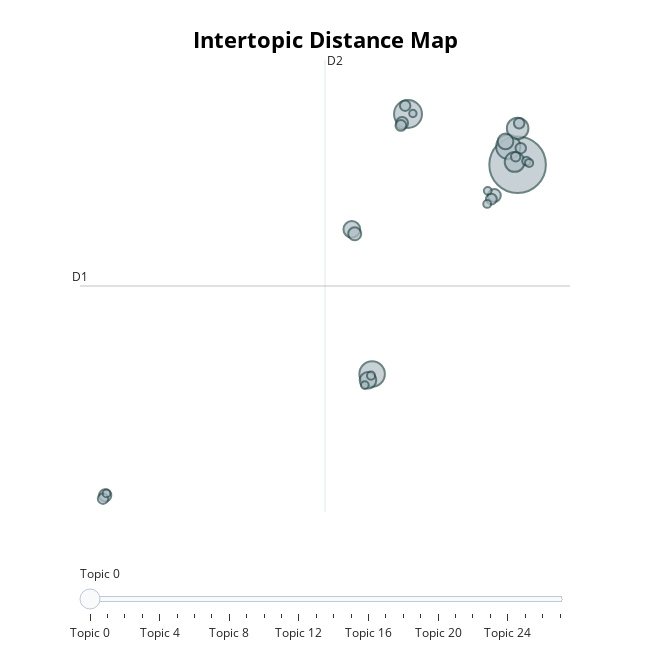

The notebook cell this image was saved under:
### Code cell
model.visualize_topics()

### Figure 1 — Plotly figure (JSON) as saved in the notebook; plotly's stock layout.template omitted (floating-point values rounded to 4 significant figures)
{"data": [{"customdata": [[0, "shapes | saw | colours | light | patterns", 585], [1, "peace | space | time | world | universe", 143], [2, "music | sound | sounds | relaxed | relaxing", 119], [3, "dream | machine | dreamachine | time | asleep", 107], [4, "red | colours | blue | green | saw", 85], [5, "music | patterns | colours | red | shapes", 72], [6, "kaleidoscope | colours | colour | patterns | chaotic", 51], [7, "relaxing | relaxed | chilled | stimulating | recommend", 50], [8, "psychedelic | drugs | taken | drug | mushrooms", 45], [9, "kaleidoscope | mainly | colour | centre | appeared", 31], [10, "blue | green | bright | yellow | purple", 30], [11, "eating | anxious | meat | feel | relaxed", 27], [12, "body | space | though | feeling | plug", 26], [13, "unknown | floating | hyperspace | particles | free", 21], [14, "pupil | eye | stars | star | blue", 21], [15, "taster | session | complementary | colours | minutes", 20], [16, "asleep | relaxed | slept | nodded | fell", 20], [17, "spirals | spiral | spiralling | revolving | rainbow", 20], [18, "happy | mum | love | joy | family", 20], [19, "relaxing | designs | overall | shapes | images", 16], [20, "sign | flashing | warmth | backpack | distract", 13], [21, "relaxing | lovely | time | stop | aware", 12], [22, "mask | strobe | lights | eye | intense", 12], [23, "mind | possible | thinking | opened | meditation", 11], [24, "music | undergo | treatment | spa | aura", 11], [25, "organic | primordial | returning | stars | giving", 11], [26, "system | orange | grid | saw | solar", 11], [27, "beyond | universe | death | travelling | infinity", 10]], "hovertemplate": "<b>Topic %{customdata[0]}</b><br>%{customdata[1]}<br>Size: %{customdata[2]}", "legendgroup": "", "marker": {"color": "#B0BEC5", "line": {"color": "DarkSlateGrey", "width": 2}, "size": [585, 143, 119, 107, 85, 72, 51, 50, 45, 31, 30, 27, 26, 21, 21, 20, 20, 20, 20, 16, 13, 12, 12, 11, 11, 11, 11, 10], "sizemode": "area", "sizeref": 0.3656, "symbol": "circle"}, "mode": "markers", "name": "", "orientation": "v", "showlegend": false, "type": "scatter", "x": [17.94, 10.41, 7.942, 17.3, 17.95, 17.74, 6.547, 7.657, 17.11, 6.744, 16.35, -10.41, 10.0, 9.92, 16.14, 18.05, -10.56, 18.16, 10.21, 17.81, 18.55, 7.869, 18.74, -10.32, 7.441, 15.89, 15.85, 10.74], "xaxis": "x", "y": [11.09, 13.39, 1.627, 11.91, 12.74, 11.22, 8.169, 1.341, 12.15, 7.972, 9.708, -3.863, 12.98, 12.87, 9.542, 12.97, -4.013, 11.84, 13.77, 11.45, 11.26, 1.553, 11.18, -3.773, 1.126, 9.914, 9.321, 13.41], "yaxis": "y"}], "layout": {"annotations": [{"showarrow": false, "text": "D1", "x": -12.14, "y": 5.609, "yshift": 10}, {"showarrow": false, "text": "D2", "x": 4.703, "xshift": 10, "y": 15.83}], "height": 650, "hoverlabel": {"bgcolor": "white", "font": {"family": "Rockwell", "size": 16}}, "legend": {"itemsizing": "constant", "tracegroupgap": 0}, "margin": {"t": 60}, "shapes": [{"line": {"color": "#CFD8DC", "width": 2}, "type": "line", "x0": 4.703, "x1": 4.703, "y0": -4.615, "y1": 15.83}, {"line": {"color": "#9E9E9E", "width": 2}, "type": "line", "x0": -12.14, "x1": 21.55, "y0": 5.609, "y1": 5.609}], "sliders": [{"active": 0, "pad": {"t": 50}, "steps": [{"args": [{"marker.color": [["red", "#B0BEC5", "#B0BEC5", "#B0BEC5", "#B0BEC5", "#B0BEC5", "#B0BEC5", "#B0BEC5", "#B0BEC5", "#B0BEC5", "#B0BEC5", "#B0BEC5", "#B0BEC5", "#B0BEC5", "#B0BEC5", "#B0BEC5", "#B0BEC5", "#B0BEC5", "#B0BEC5", "#B0BEC5", "#B0BEC5", "#B0BEC5", "#B0BEC5", "#B0BEC5", "#B0BEC5", "#B0BEC5", "#B0BEC5", "#B0BEC5"]]}], "label": "Topic 0", "method": "update"}, {"args": [{"marker.color": [["#B0BEC5", "red", "#B0BEC5", "#B0BEC5", "#B0BEC5", "#B0BEC5", "#B0BEC5", "#B0BEC5", "#B0BEC5", "#B0BEC5", "#B0BEC5", "#B0BEC5", "#B0BEC5", "#B0BEC5", "#B0BEC5", "#B0BEC5", "#B0BEC5", "#B0BEC5", "#B0BEC5", "#B0BEC5", "#B0BEC5", "#B0BEC5", "#B0BEC5", "#B0BEC5", "#B0BEC5", "#B0BEC5", "#B0BEC5", "#B0BEC5"]]}], "label": "Topic 1", "method": "update"}, {"args": [{"marker.color": [["#B0BEC5", "#B0BEC5", "red", "#B0BEC5", "#B0BEC5", "#B0BEC5", "#B0BEC5", "#B0BEC5", "#B0BEC5", "#B0BEC5", "#B0BEC5", "#B0BEC5", "#B0BEC5", "#B0BEC5", "#B0BEC5", "#B0BEC5", "#B0BEC5", "#B0BEC5", "#B0BEC5", "#B0BEC5", "#B0BEC5", "#B0BEC5", "#B0BEC5", "#B0BEC5", "#B0BEC5", "#B0BEC5", "#B0BEC5", "#B0BEC5"]]}], "label": "Topic 2", "method": "update"}, {"args": [{"marker.color": [["#B0BEC5", "#B0BEC5", "#B0BEC5", "red", "#B0BEC5", "#B0BEC5", "#B0BEC5", "#B0BEC5", "#B0BEC5", "#B0BEC5", "#B0BEC5", "#B0BEC5", "#B0BEC5", "#B0BEC5", "#B0BEC5", "#B0BEC5", "#B0BEC5", "#B0BEC5", "#B0BEC5", "#B0BEC5", "#B0BEC5", "#B0BEC5", "#B0BEC5", "#B0BEC5", "#B0BEC5", "#B0BEC5", "#B0BEC5", "#B0BEC5"]]}], "label": "Topic 3", "method": "update"}, {"args": [{"marker.color": [["#B0BEC5", "#B0BEC5", "#B0BEC5", "#B0BEC5", "red", "#B0BEC5", "#B0BEC5", "#B0BEC5", "#B0BEC5", "#B0BEC5", "#B0BEC5", "#B0BEC5", "#B0BEC5", "#B0BEC5", "#B0BEC5", "#B0BEC5", "#B0BEC5", "#B0BEC5", "#B0BEC5", "#B0BEC5", "#B0BEC5", "#B0BEC5", "#B0BEC5", "#B0BEC5", "#B0BEC5", "#B0BEC5", "#B0BEC5", "#B0BEC5"]]}], "label": "Topic 4", "method": "update"}, {"args": [{"marker.color": [["#B0BEC5", "#B0BEC5", "#B0BEC5", "#B0BEC5", "#B0BEC5", "red", "#B0BEC5", "#B0BEC5", "#B0BEC5", "#B0BEC5", "#B0BEC5", "#B0BEC5", "#B0BEC5", "#B0BEC5", "#B0BEC5", "#B0BEC5", "#B0BEC5", "#B0BEC5", "#B0BEC5", "#B0BEC5", "#B0BEC5", "#B0BEC5", "#B0BEC5", "#B0BEC5", "#B0BEC5", "#B0BEC5", "#B0BEC5", "#B0BEC5"]]}], "label": "Topic 5", "method": "update"}, {"args": [{"marker.color": [["#B0BEC5", "#B0BEC5", "#B0BEC5", "#B0BEC5", "#B0BEC5", "#B0BEC5", "red", "#B0BEC5", "#B0BEC5", "#B0BEC5", "#B0BEC5", "#B0BEC5", "#B0BEC5", "#B0BEC5", "#B0BEC5", "#B0BEC5", "#B0BEC5", "#B0BEC5", "#B0BEC5", "#B0BEC5", "#B0BEC5", "#B0BEC5", "#B0BEC5", "#B0BEC5", "#B0BEC5", "#B0BEC5", "#B0BEC5", "#B0BEC5"]]}], "label": "Topic 6", "method": "update"}, {"args": [{"marker.color": [["#B0BEC5", "#B0BEC5", "#B0BEC5", "#B0BEC5", "#B0BEC5", "#B0BEC5", "#B0BEC5", "red", "#B0BEC5", "#B0BEC5", "#B0BEC5", "#B0BEC5", "#B0BEC5", "#B0BEC5", "#B0BEC5", "#B0BEC5", "#B0BEC5", "#B0BEC5", "#B0BEC5", "#B0BEC5", "#B0BEC5", "#B0BEC5", "#B0BEC5", "#B0BEC5", "#B0BEC5", "#B0BEC5", "#B0BEC5", "#B0BEC5"]]}], "label": "Topic 7", "method": "update"}, {"args": [{"marker.color": [["#B0BEC5", "#B0BEC5", "#B0BEC5", "#B0BEC5", "#B0BEC5", "#B0BEC5", "#B0BEC5", "#B0BEC5", "red", "#B0BEC5", "#B0BEC5", "#B0BEC5", "#B0BEC5", "#B0BEC5", "#B0BEC5", "#B0BEC5", "#B0BEC5", "#B0BEC5", "#B0BEC5", "#B0BEC5", "#B0BEC5", "#B0BEC5", "#B0BEC5", "#B0BEC5", "#B0BEC5", "#B0BEC5", "#B0BEC5", "#B0BEC5"]]}], "label": "Topic 8", "method": "update"}, {"args": [{"marker.color": [["#B0BEC5", "#B0BEC5", "#B0BEC5", "#B0BEC5", "#B0BEC5", "#B0BEC5", "#B0BEC5", "#B0BEC5", "#B0BEC5", "red", "#B0BEC5", "#B0BEC5", "#B0BEC5", "#B0BEC5", "#B0BEC5", "#B0BEC5", "#B0BEC5", "#B0BEC5", "#B0BEC5", "#B0BEC5", "#B0BEC5", "#B0BEC5", "#B0BEC5", "#B0BEC5", "#B0BEC5", "#B0BEC5", "#B0BEC5", "#B0BEC5"]]}], "label": "Topic 9", "method": "update"}, {"args": [{"marker.color": [["#B0BEC5", "#B0BEC5", "#B0BEC5", "#B0BEC5", "#B0BEC5", "#B0BEC5", "#B0BEC5", "#B0BEC5", "#B0BEC5", "#B0BEC5", "red", "#B0BEC5", "#B0BEC5", "#B0BEC5", "#B0BEC5", "#B0BEC5", "#B0BEC5", "#B0BEC5", "#B0BEC5", "#B0BEC5", "#B0BEC5", "#B0BEC5", "#B0BEC5", "#B0BEC5", "#B0BEC5", "#B0BEC5", "#B0BEC5", "#B0BEC5"]]}], "label": "Topic 10", "method": "update"}, {"args": [{"marker.color": [["#B0BEC5", "#B0BEC5", "#B0BEC5", "#B0BEC5", "#B0BEC5", "#B0BEC5", "#B0BEC5", "#B0BEC5", "#B0BEC5", "#B0BEC5", "#B0BEC5", "red", "#B0BEC5", "#B0BEC5", "#B0BEC5", "#B0BEC5", "#B0BEC5", "#B0BEC5", "#B0BEC5", "#B0BEC5", "#B0BEC5", "#B0BEC5", "#B0BEC5", "#B0BEC5", "#B0BEC5", "#B0BEC5", "#B0BEC5", "#B0BEC5"]]}], "label": "Topic 11", "method": "update"}, {"args": [{"marker.color": [["#B0BEC5", "#B0BEC5", "#B0BEC5", "#B0BEC5", "#B0BEC5", "#B0BEC5", "#B0BEC5", "#B0BEC5", "#B0BEC5", "#B0BEC5", "#B0BEC5", "#B0BEC5", "red", "#B0BEC5", "#B0BEC5", "#B0BEC5", "#B0BEC5", "#B0BEC5", "#B0BEC5", "#B0BEC5", "#B0BEC5", "#B0BEC5", "#B0BEC5", "#B0BEC5", "#B0BEC5", "#B0BEC5", "#B0BEC5", "#B0BEC5"]]}], "label": "Topic 12", "method": "update"}, {"args": [{"marker.color": [["#B0BEC5", "#B0BEC5", "#B0BEC5", "#B0BEC5", "#B0BEC5", "#B0BEC5", "#B0BEC5", "#B0BEC5", "#B0BEC5", "#B0BEC5", "#B0BEC5", "#B0BEC5", "#B0BEC5", "red", "#B0BEC5", "#B0BEC5", "#B0BEC5", "#B0BEC5", "#B0BEC5", "#B0BEC5", "#B0BEC5", "#B0BEC5", "#B0BEC5", "#B0BEC5", "#B0BEC5", "#B0BEC5", "#B0BEC5", "#B0BEC5"]]}], "label": "Topic 13", "method": "update"}, {"args": [{"marker.color": [["#B0BEC5", "#B0BEC5", "#B0BEC5", "#B0BEC5", "#B0BEC5", "#B0BEC5", "#B0BEC5", "#B0BEC5", "#B0BEC5", "#B0BEC5", "#B0BEC5", "#B0BEC5", "#B0BEC5", "#B0BEC5", "red", "#B0BEC5", "#B0BEC5", "#B0BEC5", "#B0BEC5", "#B0BEC5", "#B0BEC5", "#B0BEC5", "#B0BEC5", "#B0BEC5", "#B0BEC5", "#B0BEC5", "#B0BEC5", "#B0BEC5"]]}], "label": "Topic 14", "method": "update"}, {"args": [{"marker.color": [["#B0BEC5", "#B0BEC5", "#B0BEC5", "#B0BEC5", "#B0BEC5", "#B0BEC5", "#B0BEC5", "#B0BEC5", "#B0BEC5", "#B0BEC5", "#B0BEC5", "#B0BEC5", "#B0BEC5", "#B0BEC5", "#B0BEC5", "red", "#B0BEC5", "#B0BEC5", "#B0BEC5", "#B0BEC5", "#B0BEC5", "#B0BEC5", "#B0BEC5", "#B0BEC5", "#B0BEC5", "#B0BEC5", "#B0BEC5", "#B0BEC5"]]}], "label": "Topic 15", "method": "update"}, {"args": [{"marker.color": [["#B0BEC5", "#B0BEC5", "#B0BEC5", "#B0BEC5", "#B0BEC5", "#B0BEC5", "#B0BEC5", "#B0BEC5", "#B0BEC5", "#B0BEC5", "#B0BEC5", "#B0BEC5", "#B0BEC5", "#B0BEC5", "#B0BEC5", "#B0BEC5", "red", "#B0BEC5", "#B0BEC5", "#B0BEC5", "#B0BEC5", "#B0BEC5", "#B0BEC5", "#B0BEC5", "#B0BEC5", "#B0BEC5", "#B0BEC5", "#B0BEC5"]]}], "label": "Topic 16", "method": "update"}, {"args": [{"marker.color": [["#B0BEC5", "#B0BEC5", "#B0BEC5", "#B0BEC5", "#B0BEC5", "#B0BEC5", "#B0BEC5", "#B0BEC5", "#B0BEC5", "#B0BEC5", "#B0BEC5", "#B0BEC5", "#B0BEC5", "#B0BEC5", "#B0BEC5", "#B0BEC5", "#B0BEC5", "red", "#B0BEC5", "#B0BEC5", "#B0BEC5", "#B0BEC5", "#B0BEC5", "#B0BEC5", "#B0BEC5", "#B0BEC5", "#B0BEC5", "#B0BEC5"]]}], "label": "Topic 17", "method": "update"}, {"args": [{"marker.color": [["#B0BEC5", "#B0BEC5", "#B0BEC5", "#B0BEC5", "#B0BEC5", "#B0BEC5", "#B0BEC5", "#B0BEC5", "#B0BEC5", "#B0BEC5", "#B0BEC5", "#B0BEC5", "#B0BEC5", "#B0BEC5", "#B0BEC5", "#B0BEC5", "#B0BEC5", "#B0BEC5", "red", "#B0BEC5", "#B0BEC5", "#B0BEC5", "#B0BEC5", "#B0BEC5", "#B0BEC5", "#B0BEC5", "#B0BEC5", "#B0BEC5"]]}], "label": "Topic 18", "method": "update"}, {"args": [{"marker.color": [["#B0BEC5", "#B0BEC5", "#B0BEC5", "#B0BEC5", "#B0BEC5", "#B0BEC5", "#B0BEC5", "#B0BEC5", "#B0BEC5", "#B0BEC5", "#B0BEC5", "#B0BEC5", "#B0BEC5", "#B0BEC5", "#B0BEC5", "#B0BEC5", "#B0BEC5", "#B0BEC5", "#B0BEC5", "red", "#B0BEC5", "#B0BEC5", "#B0BEC5", "#B0BEC5", "#B0BEC5", "#B0BEC5", "#B0BEC5", "#B0BEC5"]]}], "label": "Topic 19", "method": "update"}, {"args": [{"marker.color": [["#B0BEC5", "#B0BEC5", "#B0BEC5", "#B0BEC5", "#B0BEC5", "#B0BEC5", "#B0BEC5", "#B0BEC5", "#B0BEC5", "#B0BEC5", "#B0BEC5", "#B0BEC5", "#B0BEC5", "#B0BEC5", "#B0BEC5", "#B0BEC5", "#B0BEC5", "#B0BEC5", "#B0BEC5", "#B0BEC5", "red", "#B0BEC5", "#B0BEC5", "#B0BEC5", "#B0BEC5", "#B0BEC5", "#B0BEC5", "#B0BEC5"]]}], "label": "Topic 20", "method": "update"}, {"args": [{"marker.color": [["#B0BEC5", "#B0BEC5", "#B0BEC5", "#B0BEC5", "#B0BEC5", "#B0BEC5", "#B0BEC5", "#B0BEC5", "#B0BEC5", "#B0BEC5", "#B0BEC5", "#B0BEC5", "#B0BEC5", "#B0BEC5", "#B0BEC5", "#B0BEC5", "#B0BEC5", "#B0BEC5", "#B0BEC5", "#B0BEC5", "#B0BEC5", "red", "#B0BEC5", "#B0BEC5", "#B0BEC5", "#B0BEC5", "#B0BEC5", "#B0BEC5"]]}], "label": "Topic 21", "method": "update"}, {"args": [{"marker.color": [["#B0BEC5", "#B0BEC5", "#B0BEC5", "#B0BEC5", "#B0BEC5", "#B0BEC5", "#B0BEC5", "#B0BEC5", "#B0BEC5", "#B0BEC5", "#B0BEC5", "#B0BEC5", "#B0BEC5", "#B0BEC5", "#B0BEC5", "#B0BEC5", "#B0BEC5", "#B0BEC5", "#B0BEC5", "#B0BEC5", "#B0BEC5", "#B0BEC5", "red", "#B0BEC5", "#B0BEC5", "#B0BEC5", "#B0BEC5", "#B0BEC5"]]}], "label": "Topic 22", "method": "update"}, {"args": [{"marker.color": [["#B0BEC5", "#B0BEC5", "#B0BEC5", "#B0BEC5", "#B0BEC5", "#B0BEC5", "#B0BEC5", "#B0BEC5", "#B0BEC5", "#B0BEC5", "#B0BEC5", "#B0BEC5", "#B0BEC5", "#B0BEC5", "#B0BEC5", "#B0BEC5", "#B0BEC5", "#B0BEC5", "#B0BEC5", "#B0BEC5", "#B0BEC5", "#B0BEC5", "#B0BEC5", "red", "#B0BEC5", "#B0BEC5", "#B0BEC5", "#B0BEC5"]]}], "label": "Topic 23", "method": "update"}, {"args": [{"marker.color": [["#B0BEC5", "#B0BEC5", "#B0BEC5", "#B0BEC5", "#B0BEC5", "#B0BEC5", "#B0BEC5", "#B0BEC5", "#B0BEC5", "#B0BEC5", "#B0BEC5", "#B0BEC5", "#B0BEC5", "#B0BEC5", "#B0BEC5", "#B0BEC5", "#B0BEC5", "#B0BEC5", "#B0BEC5", "#B0BEC5", "#B0BEC5", "#B0BEC5", "#B0BEC5", "#B0BEC5", "red", "#B0BEC5", "#B0BEC5", "#B0BEC5"]]}], "label": "Topic 24", "method": "update"}, {"args": [{"marker.color": [["#B0BEC5", "#B0BEC5", "#B0BEC5", "#B0BEC5", "#B0BEC5", "#B0BEC5", "#B0BEC5", "#B0BEC5", "#B0BEC5", "#B0BEC5", "#B0BEC5", "#B0BEC5", "#B0BEC5", "#B0BEC5", "#B0BEC5", "#B0BEC5", "#B0BEC5", "#B0BEC5", "#B0BEC5", "#B0BEC5", "#B0BEC5", "#B0BEC5", "#B0BEC5", "#B0BEC5", "#B0BEC5", "red", "#B0BEC5", "#B0BEC5"]]}], "label": "Topic 25", "method": "update"}, {"args": [{"marker.color": [["#B0BEC5", "#B0BEC5", "#B0BEC5", "#B0BEC5", "#B0BEC5", "#B0BEC5", "#B0BEC5", "#B0BEC5", "#B0BEC5", "#B0BEC5", "#B0BEC5", "#B0BEC5", "#B0BEC5", "#B0BEC5", "#B0BEC5", "#B0BEC5", "#B0BEC5", "#B0BEC5", "#B0BEC5", "#B0BEC5", "#B0BEC5", "#B0BEC5", "#B0BEC5", "#B0BEC5", "#B0BEC5", "#B0BEC5", "red", "#B0BEC5"]]}], "label": "Topic 26", "method": "update"}, {"args": [{"marker.color": [["#B0BEC5", "#B0BEC5", "#B0BEC5", "#B0BEC5", "#B0BEC5", "#B0BEC5", "#B0BEC5", "#B0BEC5", "#B0BEC5", "#B0BEC5", "#B0BEC5", "#B0BEC5", "#B0BEC5", "#B0BEC5", "#B0BEC5", "#B0BEC5", "#B0BEC5", "#B0BEC5", "#B0BEC5", "#B0BEC5", "#B0BEC5", "#B0BEC5", "#B0BEC5", "#B0BEC5", "#B0BEC5", "#B0BEC5", "#B0BEC5", "red"]]}], "label": "Topic 27", "method": "update"}]}], "title": {"font": {"color": "Black", "size": 22}, "text": "<b>Intertopic Distance Map</b>", "x": 0.5, "xanchor": "center", "y": 0.95, "yanchor": "top"}, "width": 650, "xaxis": {"anchor": "y", "domain": [0, 1], "range": [-12.14, 21.55], "title": {"text": ""}, "visible": false}, "yaxis": {"anchor": "x", "domain": [0, 1], "range": [-4.615, 15.83], "title": {"text": ""}, "visible": false}}}
